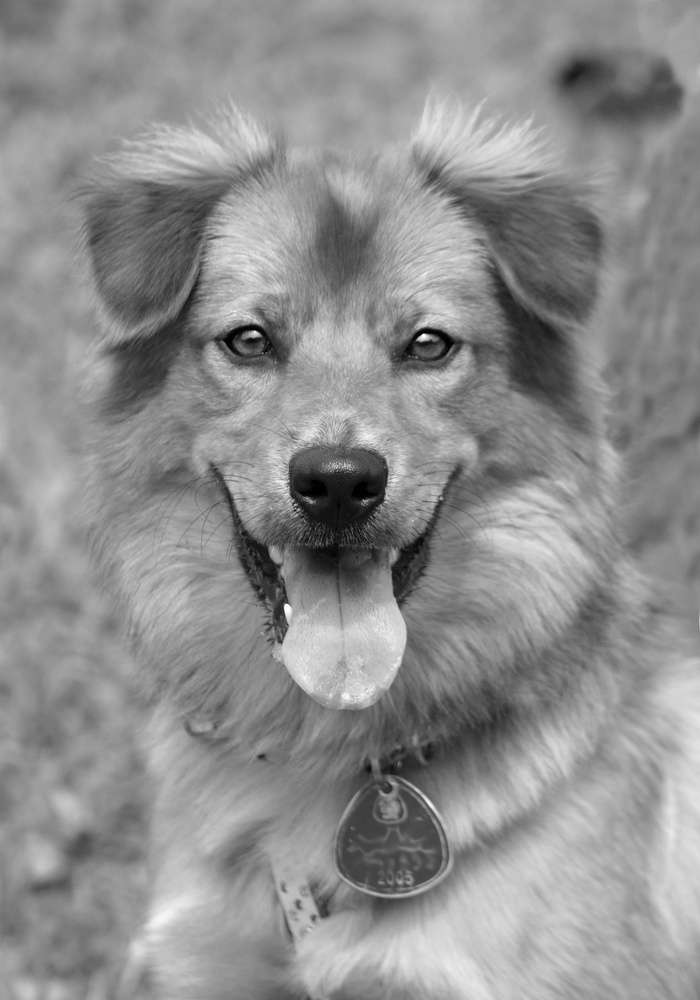
%> input picture Rishi_16/Question 9/img1.jpg, 700 x 1000 px, shrunk from 2082 x 2975 before the run
$ octave Q9_a.m   (GNU Octave 9; MATLAB toolbox functions it lacks are replaced by stand-ins)
%> lines starting %> are read from the running program, lines starting %| are printed output that depends on the picture; in (x1, y1, x2, y2) boxes, pixels count from 0 and x2, y2 are one past the last pixel; in counts of white or black regions, pixels touching at a corner belong together; the program's own positions count from 1
% Load the image package
pkg load image;

% Function to apply FFT
function fft_img = apply_fft(img)
 fft_img = fftshift(fft2(img));
endfunction

% Function to apply IFFT
function ifft_img = apply_ifft(fft_img)
 ifft_img = ifft2(ifftshift(fft_img));
endfunction

% Function to apply a low pass filter in frequency domain
function lp_fft_img = apply_low_pass_filter(fft_img, D0)
 [M, N] = size(fft_img);
 [X, Y] = meshgrid(-N/2:N/2-1, -M/2:M/2-1);
 D = sqrt(X.^2 + Y.^2);
 H = double(D <= D0);
 lp_fft_img = fft_img .* H;
endfunction

% Function to apply a high pass filter in frequency domain
function hp_fft_img = apply_high_pass_filter(fft_img, D0)
 [M, N] = size(fft_img);
 [X, Y] = meshgrid(-N/2:N/2-1, -M/2:M/2-1);
 D = sqrt(X.^2 + Y.^2);
 H = double(D > D0);
 hp_fft_img = fft_img .* H;
endfunction

% Load an image
img = imread('img1.jpg');
%> img is the input picture: size 1000x700x3 uint8; min 0, max 255, mean 142.6
% Convert the image to grayscale if it is RGB
if size(img,3) == 3
 img = rgb2gray(img);
%> img: size 1000x700 uint8
end

% Apply FFT
fft_img = apply_fft(img);

% Apply low pass filter in frequency domain
lp_fft_img = apply_low_pass_filter(fft_img, 30);
% Apply high pass filter in frequency domain
hp_fft_img = apply_high_pass_filter(fft_img, 30);
% Apply IFFT to reconstruct images
lp_img = abs(apply_ifft(lp_fft_img));
%> in apply_ifft, `ifft_img = ifft2(ifftshift(fft_img));`:
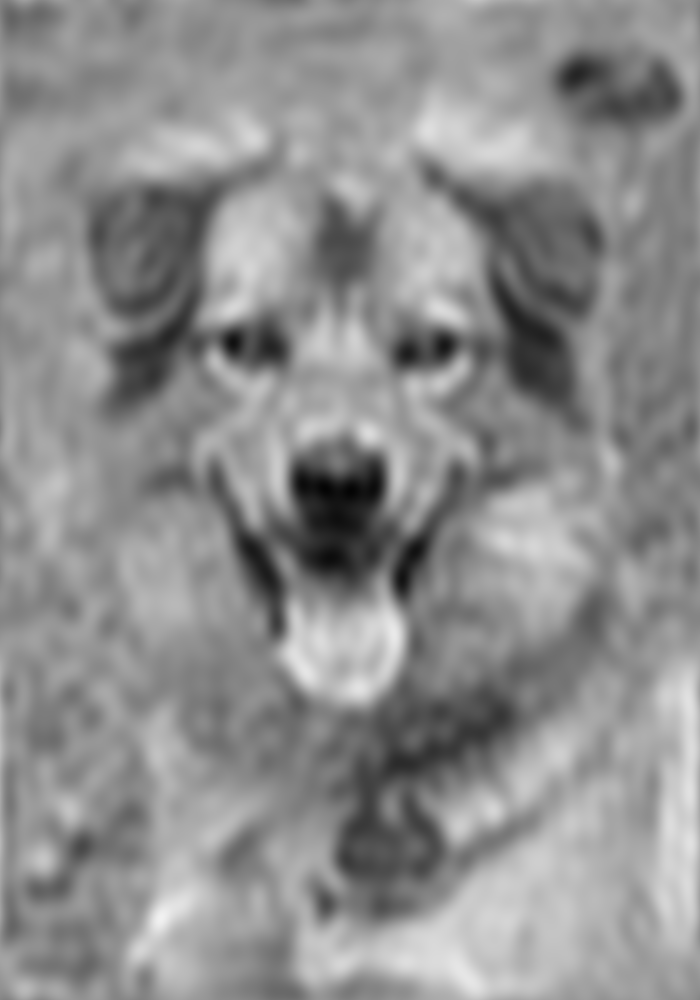
%> ifft_img: size 1000x700 double; min 4.7, max 241.6, mean 142.6
hp_img = abs(apply_ifft(hp_fft_img));
%> in apply_ifft (call 2), `ifft_img = ifft2(ifftshift(fft_img));`:
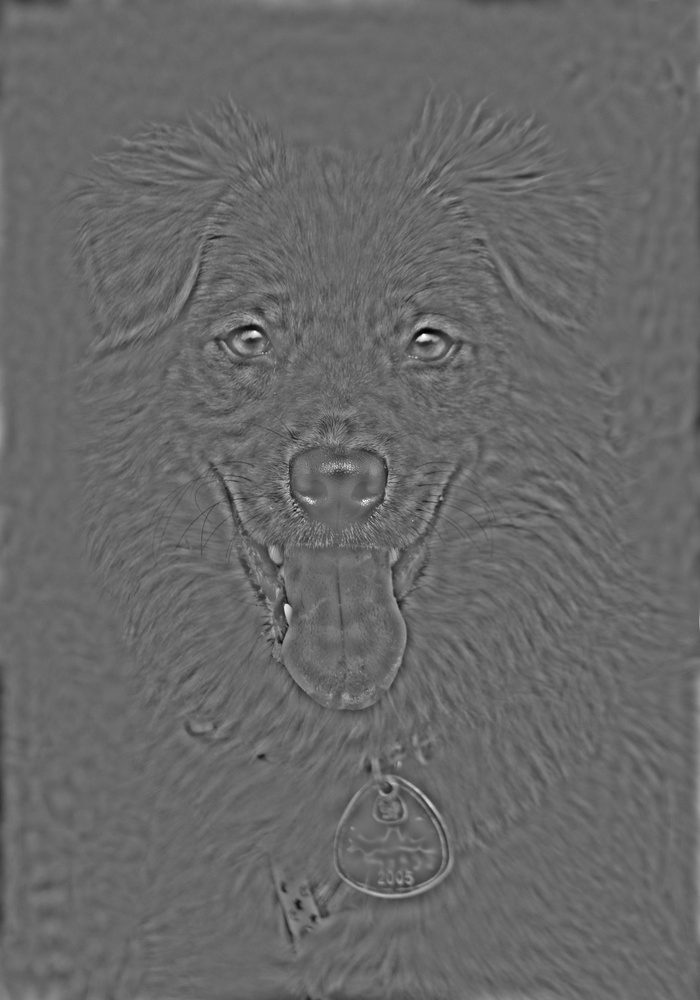
%> ifft_img: size 1000x700 double; min -108.6, max 155.2, mean 0; drawn with min black and max white
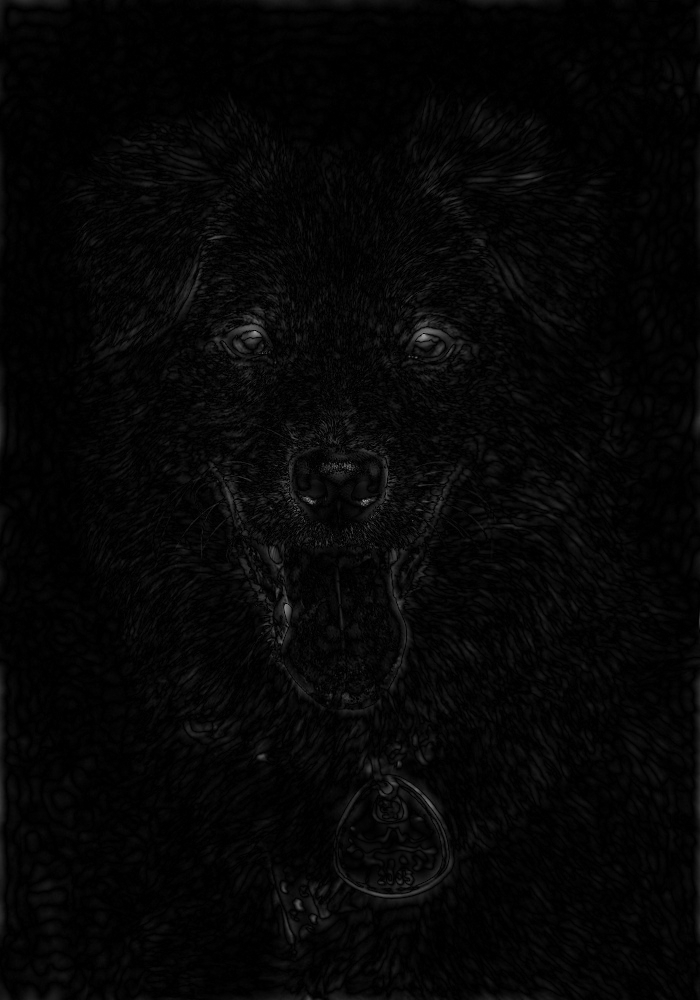
%> hp_img: size 1000x700 double; min 1.24e-05, max 155.2, mean 6.3
% Display the original, low pass filtered, and high pass filtered images
subplot(2,4,1), imshow(img), title('Original Image');
subplot(2,4,2), imshow(fft_img), title('fft image');
%> after `imshow(fft_img)`:
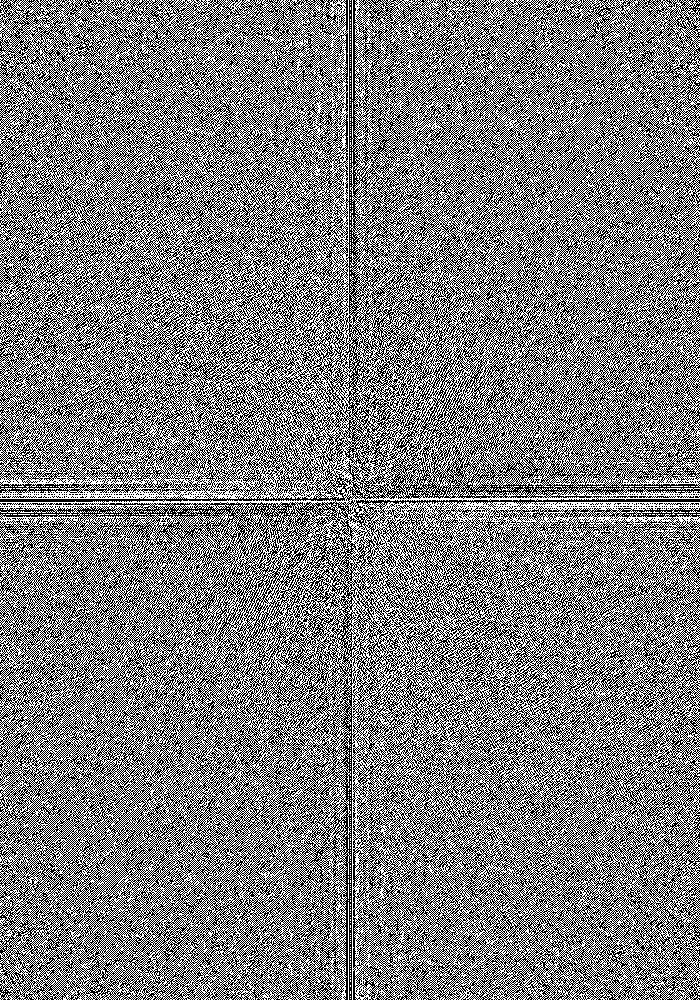
%> displayed picture: size 1000x700, on the screen's scale of 0 to 255; min 0, max 255, mean 126.5
subplot(2,4,3), imshow(lp_fft_img), title('low pass filter in frequency domain');
%> after `imshow(lp_fft_img)`:
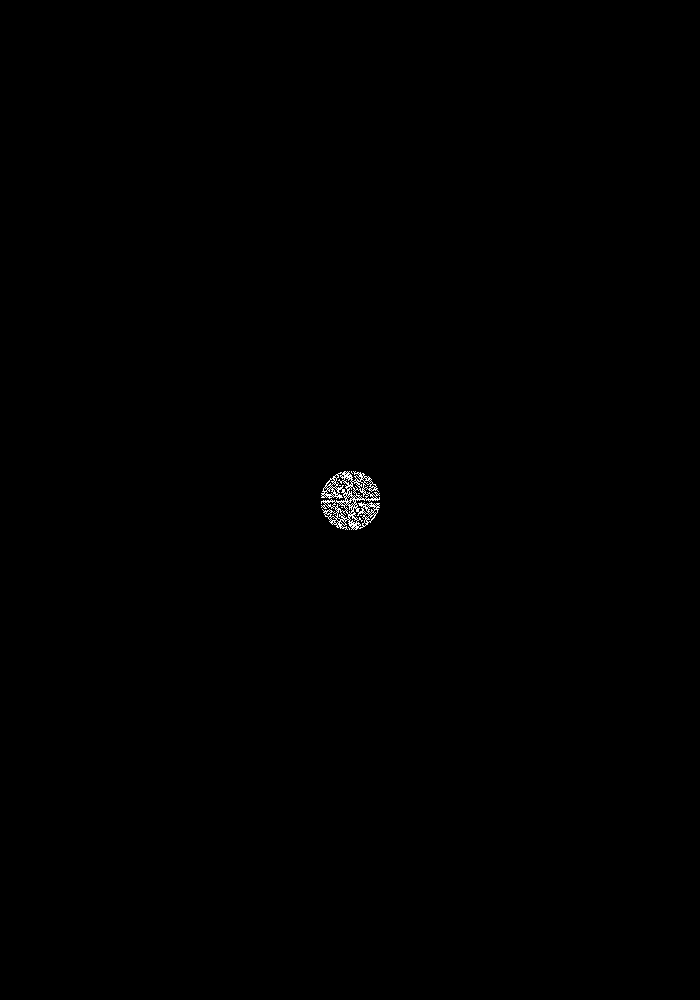
%> displayed picture: size 1000x700, on the screen's scale of 0 to 255; 0.2% white in thin lines or dots, all inside (x1, y1, x2, y2) = (321, 471, 380, 530)
subplot(2,4,4), imshow(hp_fft_img), title('high pass filter in frequency domain');
%> after `imshow(hp_fft_img)`:
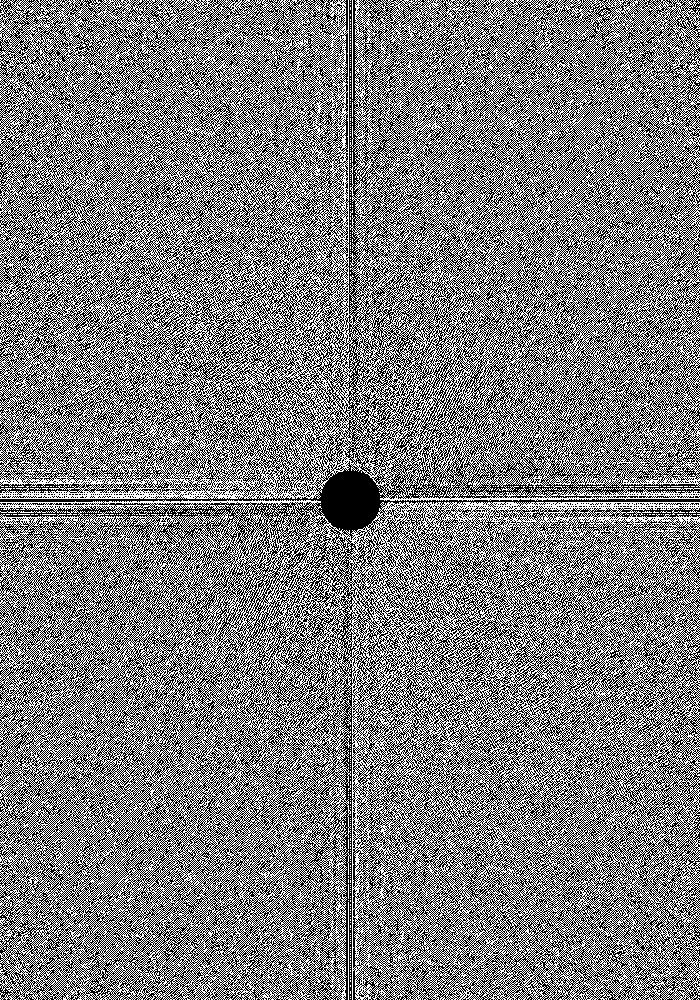
%> displayed picture: size 1000x700, on the screen's scale of 0 to 255; min 0, max 255, mean 126
subplot(2,4,5), imshow(lp_img, []), title('IFFT Low Pass Filtered RESTORED Image');
subplot(2,4,6), imshow(hp_img, []), title('IIFT High Pass Filtered RESTORED Image');
